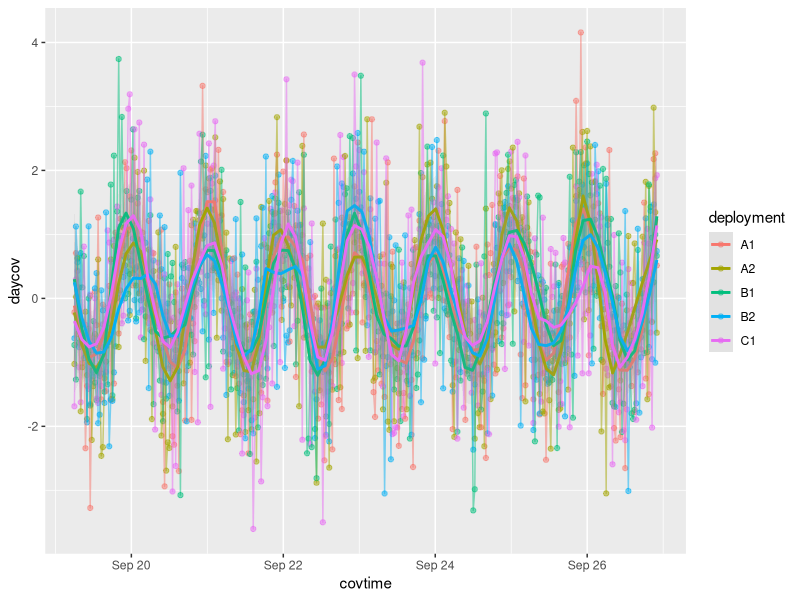
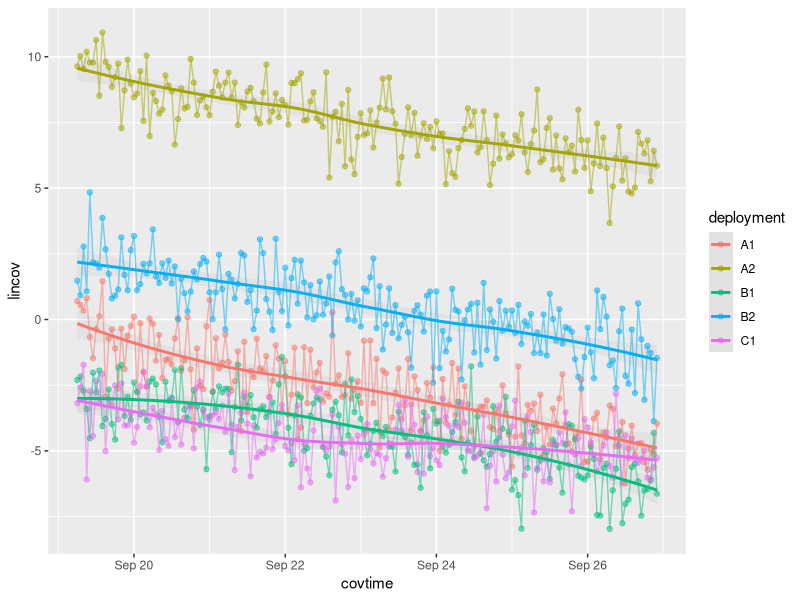
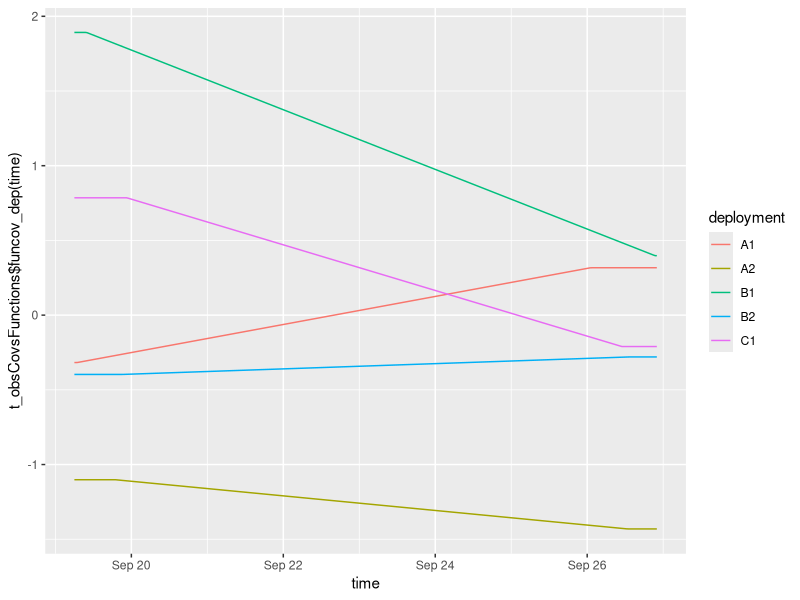

Generate these figures, in order, with R: (Note: this script raises an error after producing the figures.)
# Continuous-time unmarkedFrame (time-to-each-detection)

# TEST VALUES ------------------------------------------------------------------
set.seed(123)

## t_deploymentData ----
t_deploymentData <- data.frame(
  deployment = c("A1", "A2", "B1", "B2", "C1"),
  site = c("A", "A", "B", "B", "C"),
  begintime = as.POSIXct("2025-09-19 00:00:00") + runif(n = 5, 0, 24 * 60 * 60),
  endtime = as.POSIXct("2025-09-26 00:00:00") + runif(n = 5, 0, 24 * 60 * 60),
  lat = c(43.442, 43.442, 43.453, 43.453, 43.426),
  lon = c(2.076, 2.076, 2.092, 2.092, 2.034),
  camtrap_model = c("Brand1", "Brand2", "Brand1", "Brand2", "Brand1"),
  camtrap_height = c(2.33, 1.44, 1.00, 1.00, 1.28),
  stringsAsFactors = FALSE
)

## t_siteCovs ----
t_siteCovs <- data.frame(
  site = c("A", "B", "C"),
  habitat = c("Forest", "Grassland", "City"),
  elev = c(0.8497861, 1.5632035, 0.4787604),
  stringsAsFactors = FALSE
)

## y ----
n <- rpois(n = 1, lambda = 10)
t_y <- data.frame(
  deployment = sample(
    x = t_deploymentData$deployment,
    size = n,
    replace = TRUE,
    prob = c(0, 0, seq(1, length.out = length(t_deploymentData$deployment) - 2))
  ),
  obstime = as.POSIXct(runif(
    n = n,
    max(t_deploymentData$begintime),
    min(t_deploymentData$endtime)
  ))
)

## t_obsCovsContinuous ----
t_obsCovsContinuous <- expand.grid(
  "deployment" = t_deploymentData$deployment,
  "covtime" = seq(
    lubridate::floor_date(min(t_deploymentData$begintime), unit = "hour"),
    lubridate::ceiling_date(max(t_deploymentData$endtime), unit = "hour"),
    by = 60 * 30
  )
)
t_obsCovsContinuous$daycov <- c(lubridate::cyclic_encoding(
  t_obsCovsContinuous$covtime,
  periods = "day", encoder = "cos"
)) + rnorm(n = length(t_obsCovsContinuous$covtime))
t_obsCovsContinuous$lincov <- NA
for (s in unique(t_deploymentData$site)) {
  tmpslope <- rnorm(1)
  for (d in unique(t_deploymentData$deployment[t_deploymentData$site == s])) {
    tmpint <- rnorm(1, sd = 5)
    tmpwhich <- which(t_obsCovsContinuous$deployment == d &
      lubridate::minute(t_obsCovsContinuous$covtime) == 0)
    t_obsCovsContinuous[tmpwhich, "lincov"] <- tmpint + c(scale(seq_along(tmpwhich))) * tmpslope +
      rnorm(n = length(tmpwhich))
  }
}

## t_obsCovsFunctions ----
t_funlincov <- setNames(
  vector(mode = "list", length = nrow(t_deploymentData)),
  t_deploymentData$deployment
)
for (dp in t_deploymentData$deployment) {
  t_funlincov[[dp]] <- approxfun(
    x = as.integer(c(
      t_deploymentData$begintime[t_deploymentData$deployment == dp],
      t_deploymentData$endtime[t_deploymentData$deployment == dp]
    )),
    y = rnorm(n = 2),
    method = "linear",
    rule = 2
  )
}
t_obsCovsFunctions <- list(
  "funcov_dep" = t_funlincov,
  "funcov_cste" = approxfun(
    x = as.integer(c(
      lubridate::floor_date(min(t_deploymentData$begintime), unit = "hour"),
      lubridate::ceiling_date(max(t_deploymentData$endtime), unit = "hour")
    )),
    y = rnorm(n = 2),
    method = "linear",
    rule = 2
  )
)

## obsCovs visu ----
library(ggplot2)
ggplot(t_obsCovsContinuous, aes(x = covtime, y = daycov, colour = deployment)) +
  geom_point(alpha = .5) +
  geom_line(alpha = .5) +
  geom_smooth(method = "loess", formula = "y~x", span = 0.1, alpha = .1)
ggplot(t_obsCovsContinuous[!is.na(t_obsCovsContinuous$lincov), ], aes(x = covtime, y = lincov, colour = deployment)) +
  geom_point(alpha = .5) +
  geom_line(alpha = .5) +
  geom_smooth(method = "loess", formula = "y~x", alpha = .1)
ggplot() +
  lapply(names(t_obsCovsFunctions$funcov_dep), function(deployment) {
    geom_line(aes(
      x = seq(
        lubridate::floor_date(min(t_deploymentData$begintime), unit = "hour"),
        lubridate::ceiling_date(max(t_deploymentData$endtime), unit = "hour"),
        by = 60 * 30
      ),
      y = t_obsCovsFunctions$funcov_dep[[deployment]](
        as.integer(seq(
          lubridate::floor_date(min(t_deploymentData$begintime), unit = "hour"),
          lubridate::ceiling_date(max(t_deploymentData$endtime), unit = "hour"),
          by = 60 * 30
        ))
      ),
      colour = deployment
    ))
  }) +
  labs(x = "time", y = "t_obsCovsFunctions$funcov_dep(time)")


# TEST CLASSE ------------------------------------------------------------------

setClass("unmarkedFrame",
  slots = c(y = "ANY", obsCovs = "ANY", siteCovs = "ANY")
)

validunmarkedFrameContinuous <- function(object) {
  errors <- character(0)

  if (nrow(object@y) == 0) {
    return("Observation data (y) is missing.")
  }
  if (nrow(object@deploymentData) == 0) {
    return("Deployment data (deploymentData) is missing.")
  }

  # deploymentData -------------------------------------------------------------
  # must have deployment, site, begintime, endtime
  required_deploy <- c("deployment", "site", "begintime", "endtime")
  missing_deploy <- setdiff(required_deploy, names(object@deploymentData))
  if (length(missing_deploy) > 0) {
    errors <- c(errors, paste(
      "deploymentData is missing column(s):",
      paste(missing_deploy, collapse = ", ")
    ))
  } else {
    # Type checks for datetime columns
    for (col in c("begintime", "endtime")) {
      if (!inherits(object@deploymentData[[col]], "POSIXct")) {
        errors <- c(errors, paste0(
          "deploymentData$", col, " must be POSIXct"
        ))
      }
    }
  }

  deploys <- object@deploymentData$deployment
  if (any(duplicated(deploys))) {
    errors <- c(errors, paste(
      "deploymentData has duplicated deployment ids:",
      paste(deploys[duplicated(deploys)], collapse = ", ")
    ))
  }

  # y --------------------------------------------------------------------------
  # observation data = y slot (mandatory)
  required_obs <- c("deployment", "obstime")
  missing_obs <- setdiff(required_obs, names(object@y))
  if (length(missing_obs) > 0) {
    errors <- c(errors, paste(
      "y is missing column(s):",
      paste(missing_obs, collapse = ", ")
    ))
  } else {
    if (!inherits(object@y$obstime, "POSIXct")) {
      errors <- c(errors, paste0(
        "y$obstime must be POSIXct"
      ))
    }
  }

  # All deployments in y must exist in deploymentData
  local({
    mismatch <- setdiff(object@y$deployment, deploys)
    if (length(mismatch) > 0) {
      errors <<- c(errors, paste(
        "y contains deployment(s) not in deploymentData:",
        paste(sort(unique(mismatch)), collapse = ", ")
      ))
    }
  })

  # obsCovs --------------------------------------------------------------------

  if (!is.null(object@obsCovs)) {
    # Infer elements by type

    # Only one data.frame allowed: obsCovsContinuous
    obsCovs_df_idx <- which(sapply(object@obsCovs, is.data.frame))
    if (length(obsCovs_df_idx) > 1) {
      errors <- c(
        errors,
        "obsCovs has more than one data.frame element (obsCovsContinuous)"
      )
    }

    # Only one list of functions allowed: obsCovsFunctions
    obsCovs_funs_idx <- which(sapply(
      object@obsCovs,
      function(x) is.list(x) && !is.data.frame(x)
    ))
    if (length(obsCovs_funs_idx) > 1) {
      errors <- c(errors, paste(
        "obsCovs has more than one list element",
        "(should only have obsCovsFunctions, a list of functions of time)"
      ))
    }

    # Check that all elements are either data.frame or list/function
    other_idx <- setdiff(seq_along(object@obsCovs), c(obsCovs_df_idx, obsCovs_funs_idx))
    if (length(other_idx) > 0) {
      errors <- c(errors, paste0(
        "obsCovs contains element(s) of unsupported types: ",
        paste(
          paste(other_idx, names(object@obsCovs[other_idx]),
            sapply(object@obsCovs[other_idx], class),
            sep = ", "
          ),
          collapse = "; "
        )
      ))
    }
  }

  # obsCovsContinuous if present
  if (!is.null(object@obsCovs$obsCovsContinuous)) {
    required_obsCovsCont <- c("deployment", "covtime")
    missing_obsCovsCont <- setdiff(
      required_obsCovsCont,
      names(object@obsCovs$obsCovsContinuous)
    )
    if (length(missing_obsCovsCont) > 0) {
      errors <- c(errors, paste(
        "obsCovsContinuous is missing:",
        paste(missing_obsCovsCont, collapse = ", ")
      ))
    } else {
      if (!inherits(object@obsCovs$obsCovsContinuous$covtime, "POSIXct")) {
        errors <- c(errors, paste0(
          "obsCovs$obsCovsContinuous$covtime must be POSIXct"
        ))
      }
    }
    # All deployments in obsCovsContinuous must exist in deploymentData
    local({
      mismatch <- setdiff(object@obsCovs$obsCovsContinuous$deployment, deploys)
      if (length(mismatch) > 0) {
        errors <<- c(errors, paste(
          "obsCovsContinuous contains deployment(s) not in deploymentData:",
          paste(mismatch, collapse = ", ")
        ))
      }
    })
  }

  # obsCovsFunctions if present
  if (!is.null(object@obsCovs$obsCovsFunctions)) {
    namesCovsFuns <- names(object@obsCovs$obsCovsFunctions)

    for (nm in namesCovsFuns) {
      nmCovsFuns <- object@obsCovs$obsCovsFunctions[[nm]]

      # List of functions (per deployment)
      if (length(nmCovsFuns) > 1) {
        # Check coherence with deployment ids
        cov_deploys <- names(object@obsCovs$obsCovsFunctions[[nm]])
        if (!identical(sort(cov_deploys), sort(unique(deploys)))) {
          errors <- c(errors, paste0(
            "obsCovs$obsCovsFunctions$", nm,
            ": deployment ids mismatch with deploymentData$deployment"
          ))
        }

        # Check all elements are functions of time
        if (!all(sapply(nmCovsFuns, is.function))) {
          errors <- c(errors, paste0(
            "obsCovsFunctions$", nm, ": not all elements are functions"
          ))
        } else {
          if (any(sapply(nmCovsFuns, \(f) length(formals(f)) != 1))) {
            errors <- c(
              errors,
              paste0(
                "obsCovsFunctions$", nm,
                ": each function must have 1 numeric argument (time)"
              )
            )
          }
        }
      } else {
        # Single function case (constant across deployments)
        if (!is.function(nmCovsFuns)) {
          errors <- c(errors, paste0(
            "obsCovsFunctions$", nm, " is not a function"
          ))
        } else {
          if (length(formals(nmCovsFuns)) != 1) {
            errors <- c(errors, paste0(
              "obsCovsFunctions$", nm,
              ": function must have 1 numeric argument (time)"
            ))
          }
        }
      }
    }
  }

  # siteCovs -------------------------------------------------------------------
  if (!is.null(object@siteCovs)) {
    if (!("site" %in% names(object@siteCovs))) {
      errors <- c(errors, "siteCovs must contain a 'site' column")
    }
    sites <- object@siteCovs$site

    if (any(duplicated(sites))) {
      errors <- c(errors, paste(
        "siteCovs has duplicated site ids:",
        paste(sites[duplicated(sites)], collapse = ", ")
      ))
    }

    # All sites in deploymentData must exist in siteCovs if provided
    local({
      mismatch <- setdiff(object@deploymentData$site, sites)
      if (length(mismatch) > 0) {
        errors <<- c(errors, paste(
          "deploymentData has site(s) not found in siteCovs:",
          paste(mismatch, collapse = ", ")
        ))
      }
    })
  }

  # Return errors
  if (length(errors) == 0) {
    TRUE
  } else {
    errors
  }
}


setClass(
  "unmarkedFrameContinuous",
  slots = representation(
    y = "data.frame",
    deploymentData = "data.frame",
    obsCovs = "optionalList",
    siteCovs = "optionalDataFrame"
  ),
  contains = "unmarkedFrame",
  validity = validunmarkedFrameContinuous
)


# TEST CREATION FUN ------------------------------------------------------------
unmarkedFrameContinuous <- function(y, deploymentData, siteCovs = NULL, obsCovs = NULL) {
  # Order data
  deploymentData <- deploymentData[
    order(deploymentData$site, deploymentData$begintime, deploymentData$endtime),
  ]
  y <- y[order(y$deployment, y$obstime), ]

  # List keys
  sites <- unique(deploymentData$site)
  deploys <- deploymentData$deployment


  if (!is.null(obsCovs)) {
    # Infer elements by type

    # Only one data.frame allowed: obsCovsContinuous
    obsCovs_df_idx <- which(sapply(obsCovs, is.data.frame))
    if (length(obsCovs_df_idx) == 1) {
      names(obsCovs)[obsCovs_df_idx] <- "obsCovsContinuous"
    }

    # Only one list of functions allowed: obsCovsFunctions
    obsCovs_funs_idx <- which(sapply(
      obsCovs,
      function(x) is.list(x) && !is.data.frame(x)
    ))
    if (length(obsCovs_funs_idx) == 1) {
      names(obsCovs)[obsCovs_funs_idx] <- "obsCovsFunctions"
    }
  }

  umf <- new(
    Class = "unmarkedFrameContinuous",
    y = y,
    deploymentData = deploymentData,
    siteCovs = siteCovs,
    obsCovs = obsCovs
  )
  return(umf)
}

unmarkedFrameContinuous(
  y = t_y,
  deploymentData = t_deploymentData,
  siteCovs = t_siteCovs,
  obsCovs = list(t_obsCovsContinuous, t_obsCovsFunctions)
)
